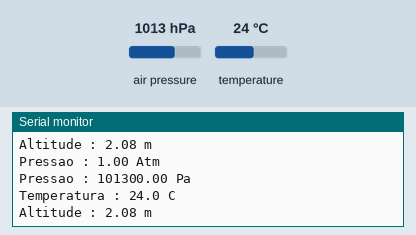
The sketch below on a simulated Arduino Uno, built with avr-gcc and run on an emulated ATmega328P. Shown: the last lines printed to the serial monitor. The inputs (shaded band) are chosen by the test bench; at power-on: air pressure 1013 hPa, temperature 24 °C.

Above: at 1.2 s.
1.3 s: air pressure set to 952 hPa
At 1.8 s:
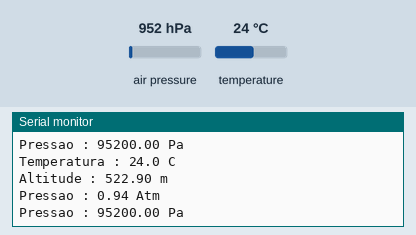
4.3 s: air pressure set to 1000 hPa
At 4.9 s:
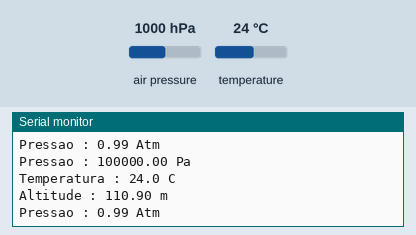
7.3 s: air pressure set to 975 hPa
At 8.2 s:
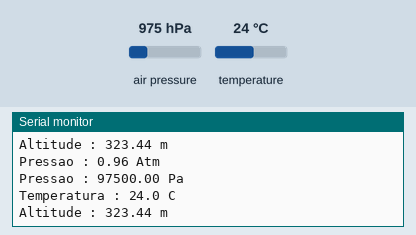
10.3 s: air pressure set to 1025 hPa
At 11.1 s:
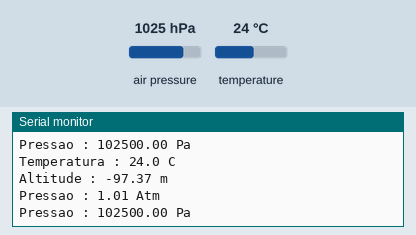
13.3 s: air pressure set to 1048 hPa
At 14.3 s:
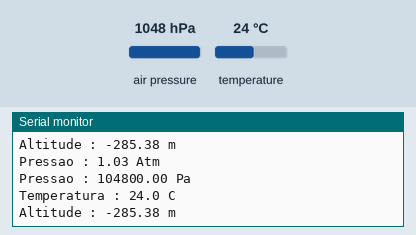
Timing chart, 0 to 16.3 s (numbered marks = the images above; inputs shaded):
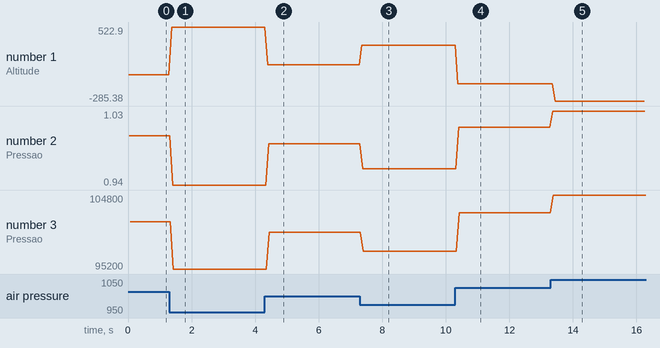

Measured:
- after the input at 1.3 s, the serial monitor: prints a new line after 0.08 s (image 1)
- after the input at 4.3 s, the serial monitor: prints a new line after 0.10 s (image 2)
- after the input at 7.3 s, the serial monitor: prints a new line after 0.06 s (image 3)
- after the input at 10.3 s, the serial monitor: prints a new line after 0.08 s (image 4)
- after the input at 13.3 s, the serial monitor: prints a new line after 0.07 s (image 5)
- plotted number 1: 2.08 → 522.9 after the input at 1.3 s, 522.9 → 110.9 after the input at 4.3 s, 110.9 → 323.44 after the input at 7.3 s, 323.44 → -97.37 after the input at 10.3 s, -97.37 → -285.38 after the input at 13.3 s
- plotted number 2: 1 → 0.94 after the input at 1.3 s, 0.94 → 0.99 after the input at 4.3 s, 0.99 → 0.96 after the input at 7.3 s, 0.96 → 1.01 after the input at 10.3 s, 1.01 → 1.03 after the input at 13.3 s
- plotted number 3: 101300 → 95200 after the input at 1.3 s, 95200 → 100000 after the input at 4.3 s, 100000 → 97500 after the input at 7.3 s, 97500 → 102500 after the input at 10.3 s, 102500 → 104800 after the input at 13.3 s

The sketch:

SensorTemperaturaPressao.ino
```cpp
#include <Adafruit_BMP085.h>
#include <Wire.h>
Adafruit_BMP085 bmp180;
int mostrador = 0;

void setup()
{
  Serial.begin(9600);
  if (!bmp180.begin())
  {
    Serial.println("Sensor nao encontrado !!");
    while (1) {}
  }
}

void loop() {
  Serial.print("Temperatura : ");
   if ( bmp180.readTemperature() < 10){
     Serial.print(bmp180.readTemperature());
     Serial.println(" C");
   }else{
     Serial.print(bmp180.readTemperature(),1);
     Serial.println(" C");
   }
     Serial.print("Altitude : ");
     Serial.print(bmp180.readAltitude());
     Serial.println(" m");
     Serial.print("Pressao : ");
     float Pa = bmp180.readPressure();
     float atm = (Pa/101325);
     Serial.print(atm);
     Serial.println(" Atm");
     Serial.print("Pressao : ");
     Serial.print(Pa);
     Serial.println(" Pa");
     Serial.println("");
}
```
